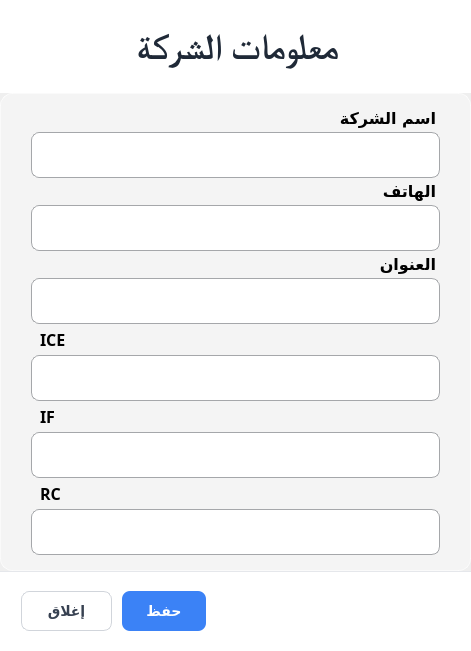
<?xml version="1.0" encoding="UTF-8"?>
<ui version="4.0">
 <class>Dialog</class>
 <widget class="QDialog" name="Dialog">
  <property name="geometry">
   <rect>
    <x>0</x>
    <y>0</y>
    <width>471</width>
    <height>651</height>
   </rect>
  </property>
  <property name="windowTitle">
   <string>Dialog</string>
  </property>
  <layout class="QVBoxLayout" name="verticalLayout">
   <property name="spacing">
    <number>0</number>
   </property>
   <property name="leftMargin">
    <number>0</number>
   </property>
   <property name="topMargin">
    <number>0</number>
   </property>
   <property name="rightMargin">
    <number>0</number>
   </property>
   <property name="bottomMargin">
    <number>0</number>
   </property>
   <item>
    <widget class="QFrame" name="Frame_TopHeader">
     <property name="maximumSize">
      <size>
       <width>16777215</width>
       <height>100</height>
      </size>
     </property>
     <property name="styleSheet">
      <string notr="true">QFrame#Frame_TopHeader {
    background-color: rgba(255, 255, 255, 1);
	border: none;
    /*border-bottom: 1px solid rgba(209, 213, 219, 0.50);
    border-top-left-radius: 20px;
    border-top-right-radius: 20px;*/
}</string>
     </property>
     <property name="frameShape">
      <enum>QFrame::StyledPanel</enum>
     </property>
     <property name="frameShadow">
      <enum>QFrame::Plain</enum>
     </property>
     <layout class="QHBoxLayout" name="headerLayout">
      <property name="spacing">
       <number>12</number>
      </property>
      <property name="leftMargin">
       <number>24</number>
      </property>
      <property name="topMargin">
       <number>16</number>
      </property>
      <property name="rightMargin">
       <number>20</number>
      </property>
      <property name="bottomMargin">
       <number>16</number>
      </property>
      <item>
       <layout class="QVBoxLayout" name="titleSectionLayout">
        <property name="spacing">
         <number>2</number>
        </property>
        <property name="leftMargin">
         <number>0</number>
        </property>
        <property name="topMargin">
         <number>0</number>
        </property>
        <property name="rightMargin">
         <number>0</number>
        </property>
        <property name="bottomMargin">
         <number>0</number>
        </property>
        <item>
         <layout class="QHBoxLayout" name="titleRowLayout">
          <property name="spacing">
           <number>8</number>
          </property>
          <item alignment="Qt::AlignHCenter">
           <widget class="QLabel" name="Label_DocumentTitle">
            <property name="font">
             <font>
              <family>Times New Roman</family>
              <pointsize>27</pointsize>
              <weight>99</weight>
              <bold>true</bold>
             </font>
            </property>
            <property name="layoutDirection">
             <enum>Qt::RightToLeft</enum>
            </property>
            <property name="styleSheet">
             <string notr="true">QLabel#Label_DocumentTitle {
    color: #1F2937;
    font-weight: 800;
    letter-spacing: -0.3px;
}</string>
            </property>
            <property name="text">
             <string>معلومات الشركة</string>
            </property>
           </widget>
          </item>
         </layout>
        </item>
       </layout>
      </item>
     </layout>
    </widget>
   </item>
   <item>
    <widget class="QFrame" name="Frame_TransactionsTableContainer">
     <property name="styleSheet">
      <string notr="true">QFrame#Frame_TransactionsTableContainer {
    background-color: rgba(255, 255, 255, 0.32);
    border: 1px solid rgba(255, 255, 255, 0.65);
    border-radius: 12px;
	padding: 15px 30px;
}

QLabel {
    color: #000000;
    font-weight: 600;
	padding-left: 5px;
}

QLineEdit {
    background-color: #FFFFFF;
    border: 1px solid rgb(165, 167, 170);
    border-radius: 8px;
    color: #374151;
    padding: 6px 10px;
    min-height: 32px;
    selection-background-color: #DBEAFE;
    selection-color: #1E40AF;
}
QLineEdit:focus {
    border: 2px solid #3B82F6;
    background-color: #FFFFFF;
}
QLineEdit:hover { border-color: #93C5FD; }
QLineEdit:disabled {
    background-color: #F3F4F6;
    color: #9CA3AF;
}

QComboBox {
    background-color: #FFFFFF;
    border: 1px solid rgb(165, 167, 170);
    border-radius: 8px;
    color: #374151;
    padding: 6px 10px;
    min-height: 32px;
    selection-background-color: #DBEAFE;
    selection-color: #1E40AF;
}
QComboBox:focus {
    border: 2px solid #3B82F6;
    background-color: #FFFFFF;
}
QComboBox:hover { border-color: #93C5FD; }
QComboBox:disabled {
    background-color: #F3F4F6;
    color: #9CA3AF;
}</string>
     </property>
     <property name="frameShape">
      <enum>QFrame::StyledPanel</enum>
     </property>
     <property name="frameShadow">
      <enum>QFrame::Plain</enum>
     </property>
     <layout class="QVBoxLayout" name="tableFrameLayout_3">
      <property name="spacing">
       <number>4</number>
      </property>
      <property name="leftMargin">
       <number>0</number>
      </property>
      <property name="topMargin">
       <number>0</number>
      </property>
      <property name="rightMargin">
       <number>0</number>
      </property>
      <property name="bottomMargin">
       <number>0</number>
      </property>
      <item>
       <widget class="QLabel" name="label_3">
        <property name="font">
         <font>
          <family>Tajawal</family>
          <pointsize>12</pointsize>
          <weight>75</weight>
          <bold>true</bold>
         </font>
        </property>
        <property name="text">
         <string>اسم الشركة</string>
        </property>
       </widget>
      </item>
      <item>
       <widget class="QLineEdit" name="CompnyNameInput">
        <property name="minimumSize">
         <size>
          <width>300</width>
          <height>46</height>
         </size>
        </property>
        <property name="font">
         <font>
          <family>Overpass</family>
          <pointsize>12</pointsize>
         </font>
        </property>
        <property name="styleSheet">
         <string notr="true"/>
        </property>
        <property name="text">
         <string/>
        </property>
        <property name="alignment">
         <set>Qt::AlignCenter</set>
        </property>
        <property name="placeholderText">
         <string/>
        </property>
       </widget>
      </item>
      <item>
       <widget class="QLabel" name="label_14">
        <property name="font">
         <font>
          <family>Tajawal</family>
          <pointsize>12</pointsize>
          <weight>75</weight>
          <bold>true</bold>
         </font>
        </property>
        <property name="text">
         <string>الهاتف</string>
        </property>
       </widget>
      </item>
      <item>
       <widget class="QLineEdit" name="PhoneNumberInput">
        <property name="minimumSize">
         <size>
          <width>300</width>
          <height>46</height>
         </size>
        </property>
        <property name="font">
         <font>
          <family>Overpass</family>
          <pointsize>12</pointsize>
         </font>
        </property>
        <property name="styleSheet">
         <string notr="true"/>
        </property>
        <property name="text">
         <string/>
        </property>
        <property name="alignment">
         <set>Qt::AlignCenter</set>
        </property>
        <property name="placeholderText">
         <string/>
        </property>
       </widget>
      </item>
      <item>
       <widget class="QLabel" name="label_12">
        <property name="font">
         <font>
          <family>Tajawal</family>
          <pointsize>12</pointsize>
          <weight>75</weight>
          <bold>true</bold>
         </font>
        </property>
        <property name="text">
         <string>العنوان</string>
        </property>
       </widget>
      </item>
      <item>
       <widget class="QLineEdit" name="AdresseInput">
        <property name="minimumSize">
         <size>
          <width>300</width>
          <height>46</height>
         </size>
        </property>
        <property name="font">
         <font>
          <family>Overpass</family>
          <pointsize>12</pointsize>
         </font>
        </property>
        <property name="styleSheet">
         <string notr="true"/>
        </property>
        <property name="text">
         <string/>
        </property>
        <property name="alignment">
         <set>Qt::AlignCenter</set>
        </property>
        <property name="placeholderText">
         <string/>
        </property>
       </widget>
      </item>
      <item>
       <widget class="QLabel" name="label_4">
        <property name="font">
         <font>
          <family>Tajawal</family>
          <pointsize>12</pointsize>
          <weight>75</weight>
          <bold>true</bold>
         </font>
        </property>
        <property name="text">
         <string>ICE</string>
        </property>
       </widget>
      </item>
      <item>
       <widget class="QLineEdit" name="ICE_Input">
        <property name="minimumSize">
         <size>
          <width>300</width>
          <height>46</height>
         </size>
        </property>
        <property name="font">
         <font>
          <family>Overpass</family>
          <pointsize>12</pointsize>
         </font>
        </property>
        <property name="styleSheet">
         <string notr="true"/>
        </property>
        <property name="text">
         <string/>
        </property>
        <property name="alignment">
         <set>Qt::AlignCenter</set>
        </property>
        <property name="placeholderText">
         <string/>
        </property>
       </widget>
      </item>
      <item>
       <widget class="QLabel" name="label_5">
        <property name="font">
         <font>
          <family>Tajawal</family>
          <pointsize>12</pointsize>
          <weight>75</weight>
          <bold>true</bold>
         </font>
        </property>
        <property name="text">
         <string>IF</string>
        </property>
       </widget>
      </item>
      <item>
       <widget class="QLineEdit" name="IF_Input">
        <property name="minimumSize">
         <size>
          <width>300</width>
          <height>46</height>
         </size>
        </property>
        <property name="font">
         <font>
          <family>Overpass</family>
          <pointsize>12</pointsize>
         </font>
        </property>
        <property name="styleSheet">
         <string notr="true"/>
        </property>
        <property name="text">
         <string/>
        </property>
        <property name="alignment">
         <set>Qt::AlignCenter</set>
        </property>
        <property name="placeholderText">
         <string/>
        </property>
       </widget>
      </item>
      <item>
       <widget class="QLabel" name="label_6">
        <property name="font">
         <font>
          <family>Tajawal</family>
          <pointsize>12</pointsize>
          <weight>75</weight>
          <bold>true</bold>
         </font>
        </property>
        <property name="text">
         <string>RC</string>
        </property>
       </widget>
      </item>
      <item>
       <widget class="QLineEdit" name="RC_Input">
        <property name="minimumSize">
         <size>
          <width>300</width>
          <height>46</height>
         </size>
        </property>
        <property name="font">
         <font>
          <family>Overpass</family>
          <pointsize>12</pointsize>
         </font>
        </property>
        <property name="styleSheet">
         <string notr="true"/>
        </property>
        <property name="text">
         <string/>
        </property>
        <property name="alignment">
         <set>Qt::AlignCenter</set>
        </property>
        <property name="placeholderText">
         <string/>
        </property>
       </widget>
      </item>
     </layout>
    </widget>
   </item>
   <item>
    <widget class="QFrame" name="Frame_BottomFooter">
     <property name="minimumSize">
      <size>
       <width>0</width>
       <height>78</height>
      </size>
     </property>
     <property name="maximumSize">
      <size>
       <width>16777215</width>
       <height>80</height>
      </size>
     </property>
     <property name="styleSheet">
      <string notr="true">QFrame#Frame_BottomFooter {
    background-color: rgba(255, 255, 255, 1);
    border-top: 1px solid #E5E7EB;
   /* border-bottom-left-radius: 20px;
    border-bottom-right-radius: 20px;*/
    min-height: 76px;
}</string>
     </property>
     <property name="frameShape">
      <enum>QFrame::StyledPanel</enum>
     </property>
     <property name="frameShadow">
      <enum>QFrame::Plain</enum>
     </property>
     <layout class="QHBoxLayout" name="footerLayout">
      <property name="spacing">
       <number>16</number>
      </property>
      <property name="leftMargin">
       <number>20</number>
      </property>
      <property name="topMargin">
       <number>14</number>
      </property>
      <property name="rightMargin">
       <number>20</number>
      </property>
      <property name="bottomMargin">
       <number>14</number>
      </property>
      <item>
       <layout class="QVBoxLayout" name="verticalLayout_2">
        <property name="spacing">
         <number>0</number>
        </property>
        <property name="topMargin">
         <number>0</number>
        </property>
        <property name="rightMargin">
         <number>0</number>
        </property>
        <item>
         <layout class="QHBoxLayout" name="horizontalLayout">
          <property name="spacing">
           <number>10</number>
          </property>
          <item>
           <widget class="QToolButton" name="Button_CloseWindow">
            <property name="minimumSize">
             <size>
              <width>0</width>
              <height>0</height>
             </size>
            </property>
            <property name="maximumSize">
             <size>
              <width>16777215</width>
              <height>40</height>
             </size>
            </property>
            <property name="font">
             <font>
              <family>Tajawal</family>
              <pointsize>-1</pointsize>
              <weight>62</weight>
              <bold>true</bold>
             </font>
            </property>
            <property name="cursor">
             <cursorShape>PointingHandCursor</cursorShape>
            </property>
            <property name="styleSheet">
             <string notr="true">QToolButton#Button_CloseWindow {
    background-color: #FFFFFF;
    border: 1px solid #D1D5DB;
    border-radius: 8px;
    color: #374151;
    font-size: 14px;
    font-weight: 500;
    padding: 7px 20px;
    spacing: 6px;
}
QToolButton#Button_CloseWindow:hover {
    background-color: #F9FAFB;
    border-color: #9CA3AF;
}
QToolButton#Button_CloseWindow:pressed { background-color: #F3F4F6; }</string>
            </property>
            <property name="text">
             <string>إغلاق</string>
            </property>
            <property name="toolButtonStyle">
             <enum>Qt::ToolButtonTextBesideIcon</enum>
            </property>
           </widget>
          </item>
          <item>
           <widget class="QToolButton" name="Button_Save">
            <property name="minimumSize">
             <size>
              <width>0</width>
              <height>0</height>
             </size>
            </property>
            <property name="maximumSize">
             <size>
              <width>16777215</width>
              <height>40</height>
             </size>
            </property>
            <property name="font">
             <font>
              <family>Tajawal</family>
              <pointsize>-1</pointsize>
              <weight>75</weight>
              <bold>true</bold>
             </font>
            </property>
            <property name="cursor">
             <cursorShape>PointingHandCursor</cursorShape>
            </property>
            <property name="styleSheet">
             <string notr="true">QToolButton#Button_Save {
    background-color: #3B82F6;
    color: #FFFFFF;
    border: none;
    border-radius: 8px;
    font-size: 14px;
    font-weight: 600;
    padding: 7px 18px;
    spacing: 6px;
}
QToolButton#Button_Save:hover { background-color: #2563EB; }
QToolButton#Button_Save:pressed { background-color: #1D4ED8; }</string>
            </property>
            <property name="text">
             <string>حفظ</string>
            </property>
            <property name="toolButtonStyle">
             <enum>Qt::ToolButtonTextBesideIcon</enum>
            </property>
           </widget>
          </item>
          <item>
           <spacer name="horizontalSpacer">
            <property name="orientation">
             <enum>Qt::Horizontal</enum>
            </property>
            <property name="sizeHint" stdset="0">
             <size>
              <width>40</width>
              <height>20</height>
             </size>
            </property>
           </spacer>
          </item>
         </layout>
        </item>
       </layout>
      </item>
     </layout>
    </widget>
   </item>
  </layout>
 </widget>
 <resources/>
 <connections/>
</ui>
